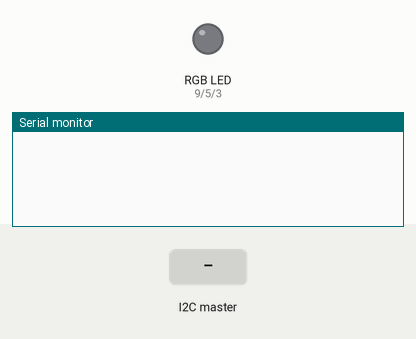
Simulated run of this sketch. Board: Arduino Uno, built with avr-gcc and run on an emulated ATmega328P. Parts: an RGB LED mixed from three pins (HIGH = lit), the last lines printed to the serial monitor. Inputs (shaded band) come from the test bench.

Above: at 1.2 s.
1.3 s: the I2C master sends "R"
At 1.7 s:
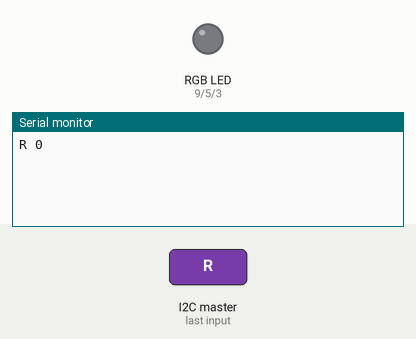
2.8 s: the I2C master sends "G"
At 4.0 s:
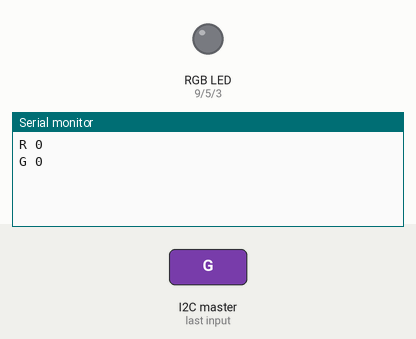
4.3 s: the I2C master sends "B"
At 5.1 s:
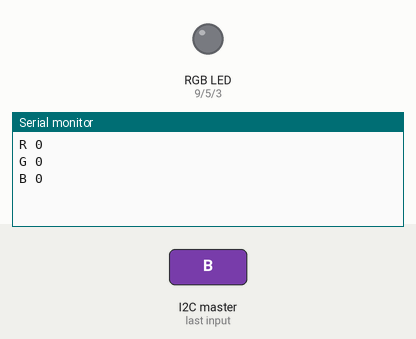

Measured:
- after the input at 1.3 s, the serial monitor: prints a new line at once (image 1)
- after the input at 2.8 s, the serial monitor: prints a new line at once (image 2)
- after the input at 4.3 s, the serial monitor: prints a new line at once (image 3)

The sketch:

rgbled_controller.ino
```cpp
#include <Wire.h>

// Hardware Constants

#define PIN_RED 9
#define PIN_GREEN 5
#define PIN_BLUE 3

// Configuration

#define I2C_ADDRESS 0x56

#define MAX_CMD_LEN 2 // Maximum command length we accept

#define WRITE_DELAY 4

// Global Variables, State

byte brightness_red   = 0xFF;
byte brightness_green = 0xFF;
byte brightness_blue  = 0xFF;

byte brightness_red_old   = 0xFF;
byte brightness_green_old = 0xFF;
byte brightness_blue_old  = 0xFF;

byte command[MAX_CMD_LEN + 1];

// Config

byte register_red   = 'R';
byte register_green = 'G';
byte register_blue  = 'B';

void setup() {
  // put your setup code here, to run once:
  Wire.begin(I2C_ADDRESS);
  //Wire.onRequest(requestEvent);
  Wire.onReceive(receiveEvent);
  Serial.begin(57600);
  command[MAX_CMD_LEN] = 0;
}

void loop() {
  if (brightness_red != brightness_red_old) {
    analogWrite(PIN_RED, brightness_red);
  }
  if (brightness_green != brightness_green_old) {
    analogWrite(PIN_GREEN, brightness_green);
  }
  if (brightness_blue != brightness_blue_old) {
    analogWrite(PIN_BLUE, brightness_blue);
  }

  brightness_red_old = brightness_red;
  brightness_green_old = brightness_green;
  brightness_blue_old = brightness_blue;

  /*
  Serial.print((int) brightness_red); Serial.print(' ');
  Serial.print((int) brightness_green); Serial.print(' ');
  Serial.print((int) brightness_blue); Serial.print(' ');
  Serial.print('\n');
  */

  delay(WRITE_DELAY);
}

/*void requestEvent() {

}*/

void receiveEvent(int count) {
  for (int i = 0; Wire.available() > 0; i++) { // loop through all but the last
    if (i < MAX_CMD_LEN) {
      command[i] = Wire.read();
    } else {
      Wire.read();
    }
  }
  Serial.print((char)command[0]); Serial.print(' ');
  Serial.println((int)(unsigned char)command[1]);
  switch(command[0]) {
    case 'R':
      brightness_red = command[1];
      break;
    case 'G':
      brightness_green = command[1];
      break;
    case 'B':
      brightness_blue = command[1];
      break;
    default:
      return;
  }
}
```
